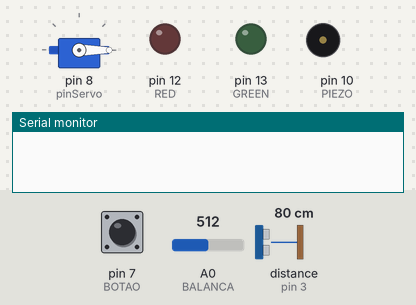
Recording of a sketch running on a simulated Arduino Uno, built with avr-gcc and run on an emulated ATmega328P. Shown: servo, output pins drawn as LEDs (lit = HIGH), buzzer (waves = sounding, pin HIGH), the last lines printed to the serial monitor. The test bench sets the inputs (shaded band); at power-on: A0 (BALANCA) = 512, pin 7 (BOTAO) HIGH, distance to the obstacle (sensor on pin 3) 80 cm. The echo pulse lasts 58.3 µs per cm.

Above: at 0.05 s.
At 1.2 s:
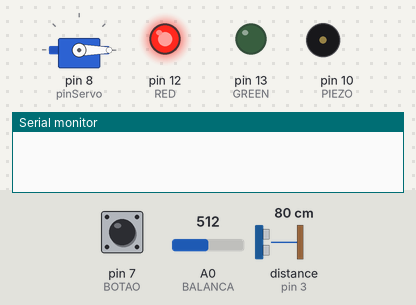
1.3 s: A0 (BALANCA) set to 313
2.8 s: A0 (BALANCA) set to 296
At 3.1 s:
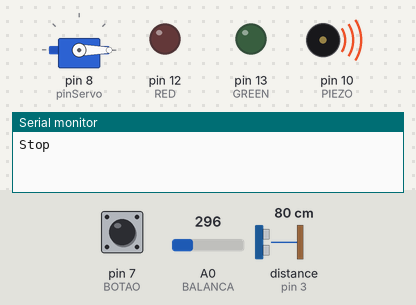
Timing chart, 0 to 5.8 s (numbered marks = the images above; inputs shaded):
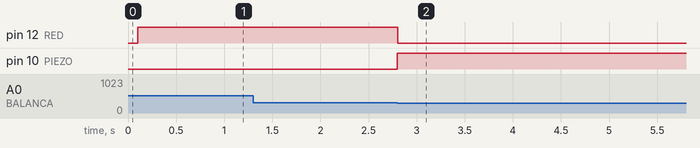

Measured:
- the behaviour switches between 306 and 305 on A0 (BALANCA) (found by bisection; images 1 and 2)
- after the input at 1.3 s, every drawn part: stays the same
- after the input at 2.8 s, pin 12 (RED): HIGH → LOW at once; pin 10 (PIEZO): LOW → HIGH at once

The sketch:

Projeto_A48965.ino
```cpp
#include <Servo.h>

#include <NewPing.h>

//#include para incluir as bibliotecas do sonar e do servo fazendo com que seja possível utilizá-las

#define BALANCA A0
#define echo 3
#define trig 5
NewPing sonar(5, 3);
#define pinServo 8
#define PIEZO 10
#define GREEN 13
#define RED 12
#define BOTAO 7

Servo servo;
bool pesoOK;
bool obstaculoOK=false;
int angle=0;
int reading;
int state;
int aberto=1;
int fechado=0;
bool abre;


void setup(){
 Serial.begin(9600);

 servo.attach(pinServo);
 pinMode(BOTAO,INPUT_PULLUP);
 pinMode(PIEZO,OUTPUT);
 pinMode(GREEN,OUTPUT);
 pinMode(RED,OUTPUT);
 //digitalWrite LOW para que ambos os leds começem desligados
 digitalWrite(RED,LOW);
 digitalWrite(GREEN,LOW);
 servo.write(0);


 }


void loop(){

 autoPeso();
 button();
 CANCELA();
}


 void autoPeso(){
 static const int ESPERAR=0;
 static int state=ESPERAR;
 static const int RATE=10;
 static unsigned long t0=millis();
 static unsigned long t;
 static int val;
 switch(state){
 case ESPERAR:
 t=millis()-t0;
 if(t>=1000/RATE){
 val=analogRead(BALANCA);
 if(val>102 && val<306)pesoOK=true;
 else pesoOK=false;
 // se o peso estiver dentro dos requirimentos a luz verde está acesa e a vermelha apagada, se não o contrário acontece
 if(pesoOK==true){
      digitalWrite(GREEN, HIGH);
      digitalWrite(RED, LOW);
 }else{
      digitalWrite(RED, HIGH);
      digitalWrite(GREEN, LOW);
 }
 t0=millis();}
 break;}}


 bool autoServo(){
 static const int PIN_HIGH=0;
 static const int PIN_LOW=1;
 static int state=PIN_HIGH;
 static const int RATE=50;
 static int pw=1500;
 static unsigned long t0=micros();
 static unsigned long t;
 //usar a função sonar.ping_cm() para tranformar o valor do sonar em centimetros
 int distancia=sonar.ping_cm();
 //se a distancia for menor que 20,ou seja encontrou comida, ou o peso que está na balança deixar de ser true a cancela que liberta a comida fecha se não continua aberta
 if(distancia<20 && pesoOK==true){
  state=PIN_HIGH;
 }else{
  state=PIN_LOW;
 }
 switch(state){
 case PIN_HIGH:
 t=micros()-t0;
 if(t>=pw){
 servo.write(90);
 t0=micros();
 return true;
 }
 break;
 case PIN_LOW:
 t=micros()-t0;
 if(t>=1000000/RATE){
 servo.write(0);
 t0=micros();
 pw=1500+1000/180*angle;
 return false;
 }
 break;}}

 void CANCELA(){
  //se o peso estiver dentro dos requirimentos e o estado aberto então ambos os leds acendem e é iniciado o processo de abertura
 if(state==aberto ){
      digitalWrite(RED, HIGH);
      digitalWrite(GREEN, HIGH);
      //é atribuido à variável abre true or false.True se o servo estiver aberto (90º) ou false se o servo estiver fechado(0º)
      abre=autoServo();
  //se abre for false vai ser escrito no ecrã serial "Stop" o que significa que o servo fechou e então o state fica fechado também
  if(abre==false){
      digitalWrite(RED, LOW);
      digitalWrite(GREEN, LOW);
      Serial.println("Stop");
      delay(1000);
      //durante 8 segundos vai ser colocado no ecrã serial um temporizador a contar de 8 até 0 que demonstra o tempo de espera até a próxima refeição
      for(int i=8;i>-1;i--){
        Serial.println(i);
        //se a próxima refeição estiver pronta o piezo emite som e é imprimido no Serial "Ready"
        if (i==0){
          Serial.println("Ready");
          digitalWrite(PIEZO,HIGH);
        }
        delay(1000);
    }
      digitalWrite(PIEZO,LOW);
      state=fechado;


  }else state=aberto;
 }


 }

 void button(){
  reading=digitalRead(BOTAO);
     //se o botao for premido enquanto o pesoOk for true emite som e state passa a aberto
     if (reading == HIGH && pesoOK==true){
      digitalWrite(PIEZO,HIGH);
      state=aberto;
    }else digitalWrite(PIEZO,LOW);

}
```
